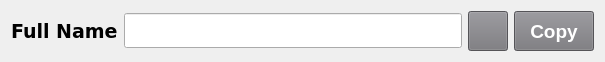
   <widget class="QWidget" name="layoutWidget_5">
    <property name="geometry">
     <rect>
      <x>10</x>
      <y>270</y>
      <width>605</width>
      <height>42</height>
     </rect>
    </property>
    <layout class="QHBoxLayout" name="horizontalLayout_7">
     <item>
      <widget class="QLabel" name="labelFullName">
       <property name="font">
        <font>
         <family>DejaVu Sans</family>
         <pointsize>14</pointsize>
         <weight>75</weight>
         <bold>true</bold>
        </font>
       </property>
       <property name="text">
        <string>Full Name</string>
       </property>
      </widget>
     </item>
     <item>
      <widget class="QLineEdit" name="FullName">
       <property name="enabled">
        <bool>true</bool>
       </property>
       <property name="minimumSize">
        <size>
         <width>300</width>
         <height>35</height>
        </size>
       </property>
       <property name="font">
        <font>
         <family>DejaVu Sans</family>
         <pointsize>12</pointsize>
        </font>
       </property>
       <property name="readOnly">
        <bool>true</bool>
       </property>
      </widget>
     </item>
     <item>
      <widget class="QPushButton" name="buttonGenFullName">
       <property name="sizePolicy">
        <sizepolicy hsizetype="Minimum" vsizetype="Fixed">
         <horstretch>40</horstretch>
         <verstretch>40</verstretch>
        </sizepolicy>
       </property>
       <property name="minimumSize">
        <size>
         <width>40</width>
         <height>40</height>
        </size>
       </property>
       <property name="maximumSize">
        <size>
         <width>40</width>
         <height>40</height>
        </size>
       </property>
       <property name="styleSheet">
        <string notr="true">background-color: rgb(119, 118, 123);</string>
       </property>
       <property name="text">
        <string/>
       </property>
       <property name="icon">
        <iconset>
         <normaloff>img/reset.png</normaloff>img/reset.png</iconset>
       </property>
      </widget>
     </item>
     <item>
      <widget class="QPushButton" name="buttonCopyFullName">
       <property name="minimumSize">
        <size>
         <width>0</width>
         <height>40</height>
        </size>
       </property>
       <property name="font">
        <font>
         <pointsize>14</pointsize>
         <weight>75</weight>
         <bold>true</bold>
        </font>
       </property>
       <property name="styleSheet">
        <string notr="true">background-color: rgb(119, 118, 123);
color: rgb(255, 255, 255);</string>
       </property>
       <property name="text">
        <string>Copy</string>
       </property>
      </widget>
     </item>
    </layout>
   </widget>
